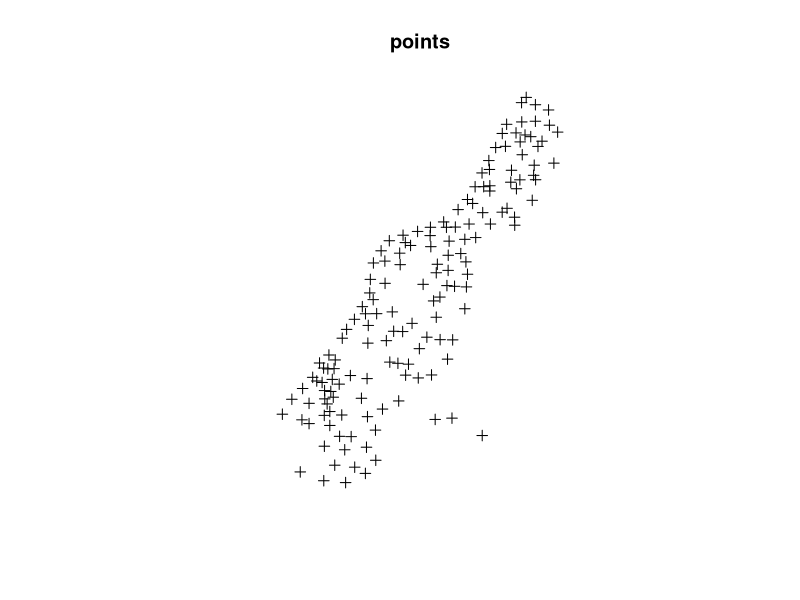
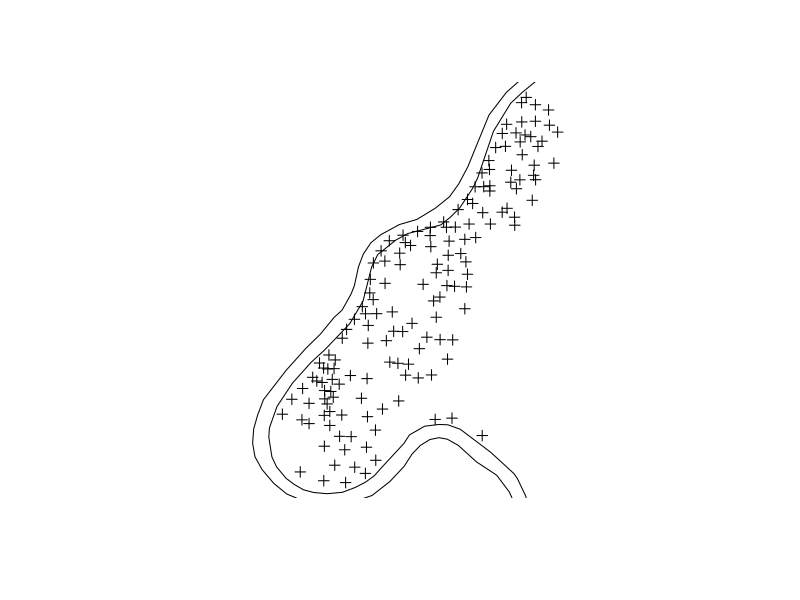
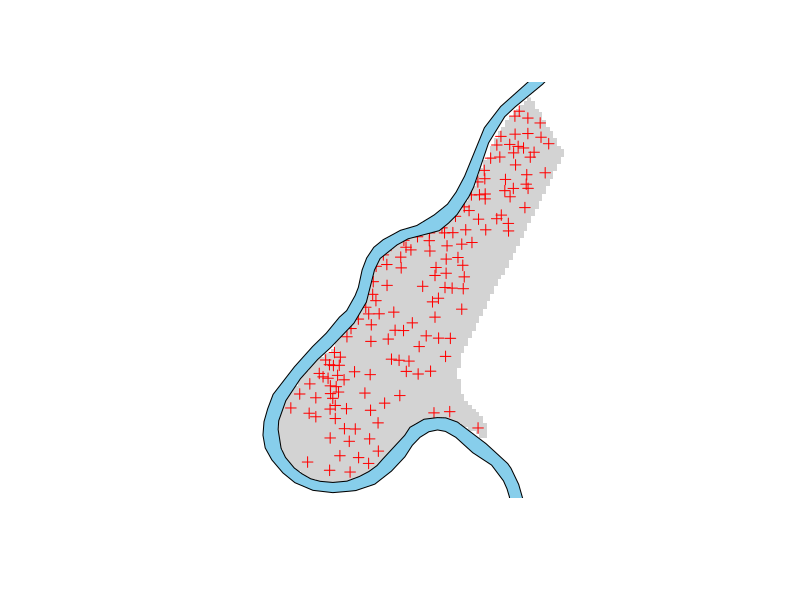
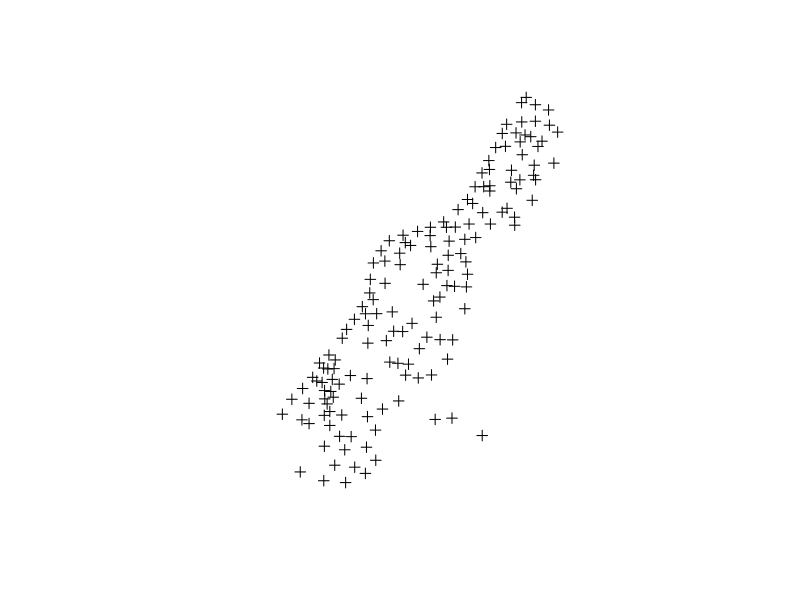

The R script that drew these images, in order: (Note: this script raises an error after producing the figures.)
# perpration

library(lattice)
library(sp)
data(meuse)

# 1. Data Visualisation

variable.names(meuse) # List of variables in the data can be obtained

coordinates(meuse)<-c("x","y")
plot(meuse)
title("points") #画点所在的位置图

data(meuse.riv)
meuse.list<-list(Polygons(list(Polygon(meuse.riv)), "meuse.riv"))
meuse.pol<-SpatialPolygons(meuse.list)
plot(meuse)
plot(meuse.pol, add=TRUE) #画旁边的河

data(meuse.grid)
coordinates(meuse.grid)<-c("x","y")
meuse.grid<-as(meuse.grid, "SpatialPixels")
image(meuse.grid,col="lightgrey")
plot(meuse,col="red", add=TRUE)
plot(meuse.pol,col="skyblue", add=TRUE)


#1、
plot(meuse)#直接画

#2、
coordinates(meuse)<-c("x","y") #用坐标画
plot(meuse)

# 2. Exploring spatial realtionship

spplot(meuse,"copper", do.log=T, colorkey=TRUE)
bubble(meuse,"copper", do.log=T, key.space="bottom")

#In order to explore the relationship between the coper concentration and the distance to
#the river, do the following scatter plots and comment on any relationship between the two:

xyplot(copper~dist,as.data.frame(meuse))
xyplot(log(copper)~dist,as.data.frame(meuse))
xyplot(copper~sqrt(dist),as.data.frame(meuse))
xyplot(log(copper)~sqrt(dist),as.data.frame(meuse))

# 3. Fitting linear model
cu.fit<-lm(log(copper)~sqrt(dist), meuse)
summary(cu.fit)
meuse$fit.s<-predict(cu.fit,meuse)-mean(predict(cu.fit,meuse))
meuse$fit.res<-residuals(cu.fit) #残差
hist(meuse$fit.res)

#a.
plot(log(copper)~sqrt(dist),meuse)
lines(sqrt(meuse$dist), predict(cu.fit,meuse),color="blue")

#b.

#c.
plot(fit.res ~ predict(cu.fit,meuse), meuse)

#d.
hist(meuse$fit.res)
    
#e.
plot(meuse$dist.m, meuse$dist) # 距离被归一化了，这样找出原数据

predictlog<-predict(cu.fit,data.frame(dist=0.02))
exp(predictlog)
